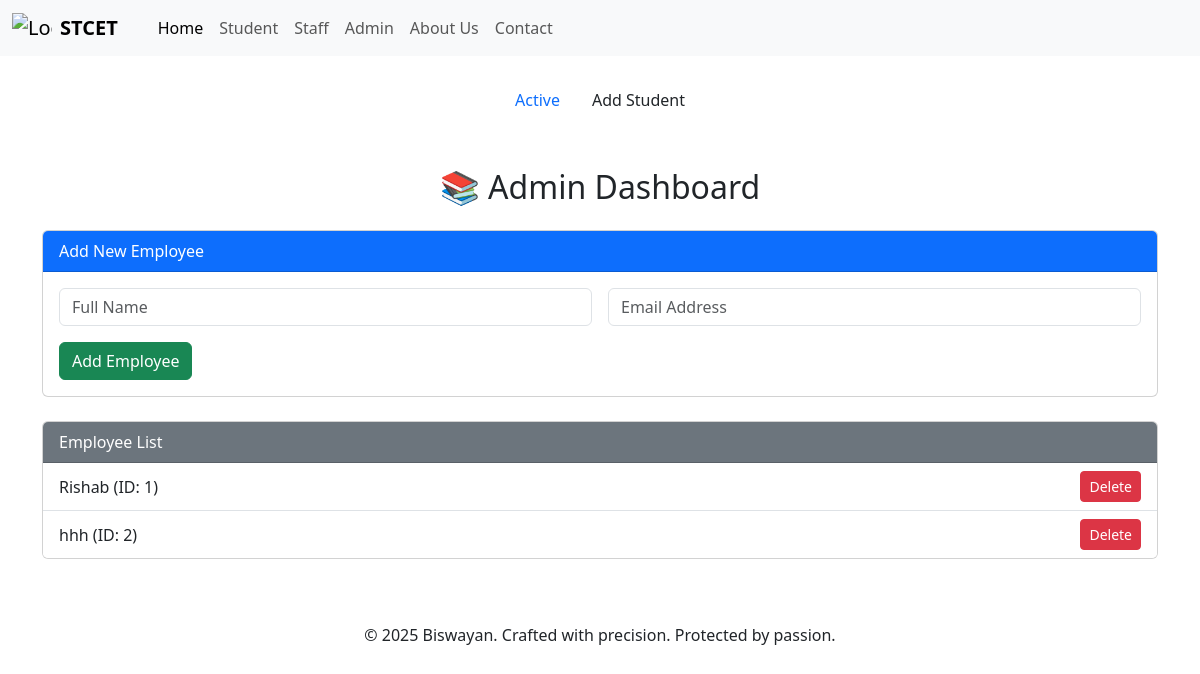
/admin, run on an earlier commit of the app's database.
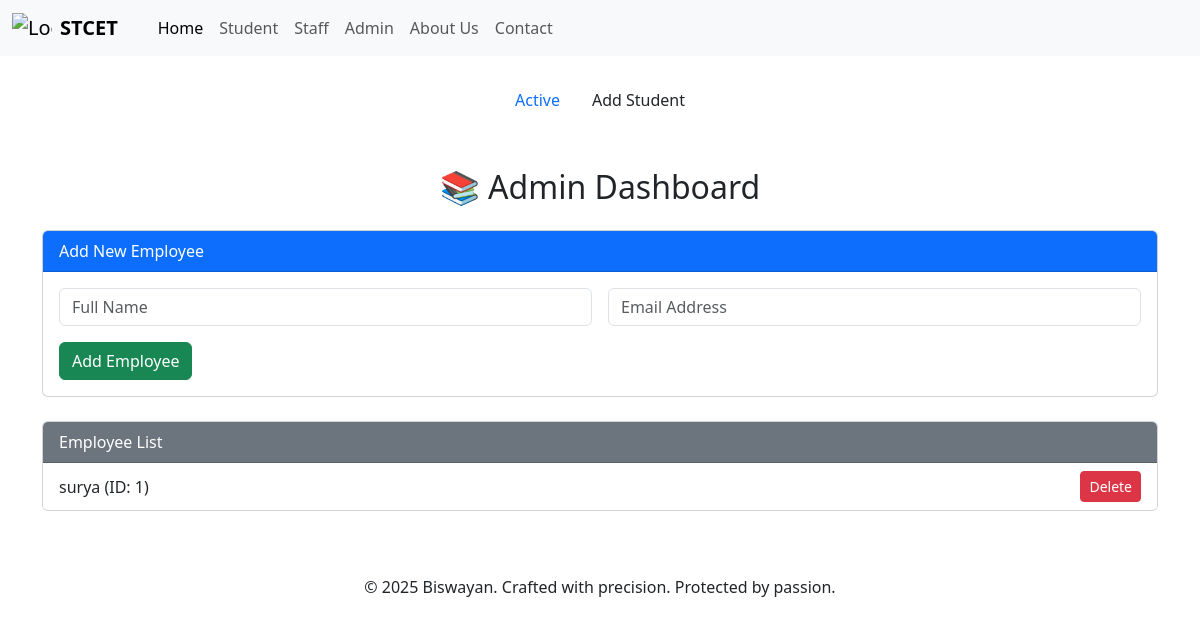
And on a later commit of the database.
### app.py (models this page shows)
class Staff(db.Model):# staff add
    id = db.Column(db.Integer,primary_key=True)
    name = db.Column(db.String(50))
    mail = db.Column(db.String(50))

### app.py (the view, shortened to what this page needs)
@app.route("/admin",methods=["GET","POST"])
def admin():
    return render_template("admin.html",emp = Staff.query.all())

### templates/admin.html (shortened to what this page needs)
{% extends "base.html" %}
{% block b %}
<br>
<ul class="nav justify-content-center">
  <li class="nav-item">
    <a class="nav-link active" aria-current="page" href="#">Active</a>
  </li>
  <li class="nav-item">
    <a class="nav-link text-dark" href="/admin/+student">Add Student</a>
  </li>
</ul>
<div class="container py-5">
    <h2 class="mb-4 text-center">📚 Admin Dashboard</h2>
    <div class="card mb-4">
      <div class="card-header bg-primary text-white">Add New Employee</div>
      <div class="card-body">
        <form action="/admin" id="addEmployeeForm" method="post">
          <div class="row g-3">
            <div class="col-md-6">
              <input type="text" class="form-control" name="name" placeholder="Full Name" required>
            </div>
            <div class="col-md-6">
              <input type="email" class="form-control" name="mail" placeholder="Email Address" required>
            </div>
          </div>
          <button type="submit" class="btn btn-success mt-3">Add Employee</button>
        </form>
      </div>
    </div>
    <div class="card">
      <div class="card-header bg-secondary text-white">Employee List</div>
      <ul class="list-group list-group-flush">
        {% for e in emp %}
        <li class="list-group-item d-flex justify-content-between align-items-center">
          {{e.name}} (ID: {{e.id}})
          <a href="/edel/{{e.id}}" type="button" class="btn btn-sm btn-danger">Delete</a>
        </li>
        {% endfor %}
      </ul>
    </div>
  </div>
{% endblock b %}

### templates/base.html (shortened to what this page needs)
<!DOCTYPE html>
<html lang="en">
<head>
    <link href="https://cdn.jsdelivr.net/npm/bootstrap@5.3.7/dist/css/bootstrap.min.css" rel="stylesheet">
</head>
<header>
<nav class="navbar navbar-expand-lg bg-body-tertiary">
  <div class="container-fluid">
    <a class="navbar-brand d-flex align-items-center" href="https://stcet.ac.in/">
      <img src="https://stcet.b-cdn.net/wp-content/uploads/2025/06/STCET-Logo-with-Trade-Mark-mini.webp" alt="Logo" width="40" height="30" class="me-2">
      <strong>STCET</strong>
    </a>
    <div class="collapse navbar-collapse" id="mainNavbar">
      <div class="navbar-nav ms-3">
        <a class="nav-link active" aria-current="page" href="/">Home</a>
        <a class="nav-link" href="/student">Student</a>
        <a class="nav-link" href="/staff">Staff</a>
        <a class="nav-link" href="/admin">Admin</a>
        <a class="nav-link" href="/abtus">About Us</a>
        <a class="nav-link" href="/cnt">Contact</a>
      </div>
    </div>
  </div>
</nav>
</header>
<body>
    {% block  b %}
    {% endblock b %}
</body>
<footer class="text-center py-3">
  &copy; 2025 Biswayan. Crafted with precision. Protected by passion.
</footer>
</html>

What changed in the data, as far as the page shows it:
removed Staff: name "hhh", id "2"
changed Staff id 1: name "Rishab" → "surya"
